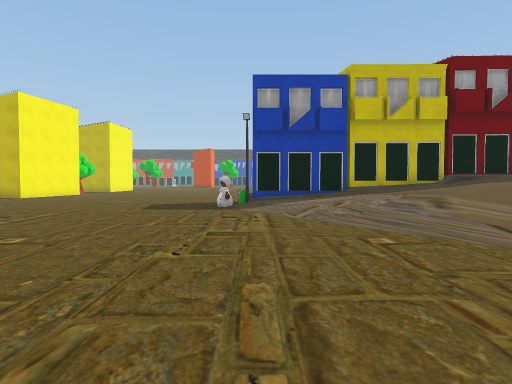
view 1 (above)

24 first-person views from a walk through a Unity game level. The camera is 1.5 m above the floor, tilts 2° down and sees 75° across. The floor is counted in squares, 2 m on a side. Each view is taken from the middle of a square. On the plan, view 1 faces up. The plan holds only what a view shows up to about 11 squares ahead; the rest is blank. The place goes on beyond the plan. Some animated figures are not drawn. Some surface patterns are stand-ins.

view 2
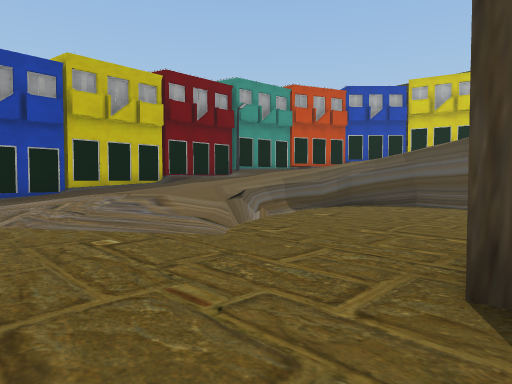

view 3
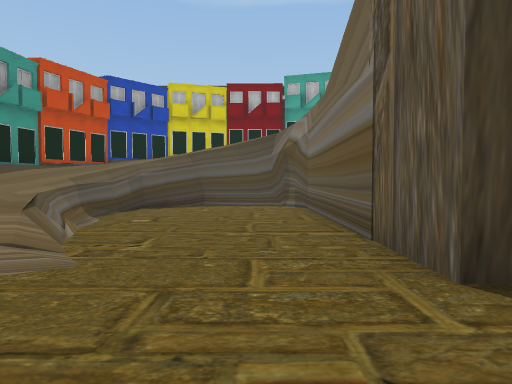

view 4
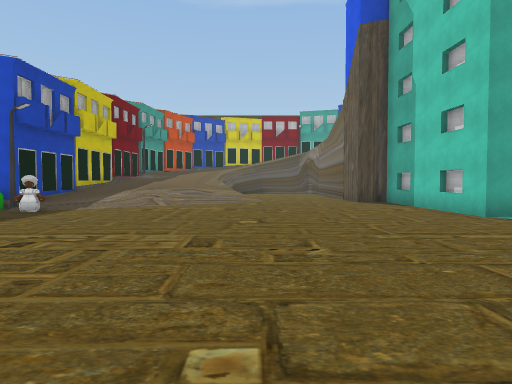

view 5
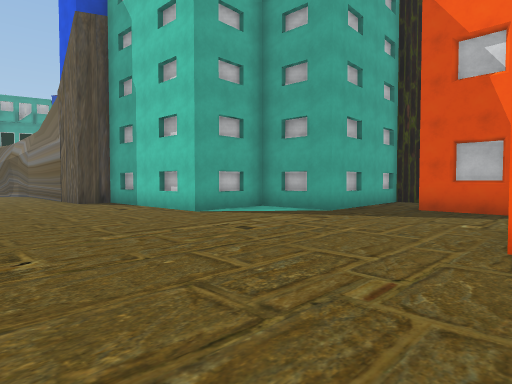

view 6
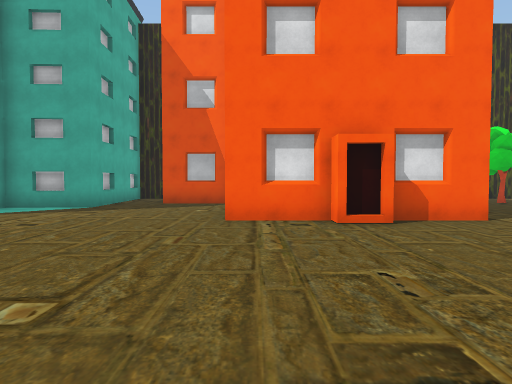

view 7
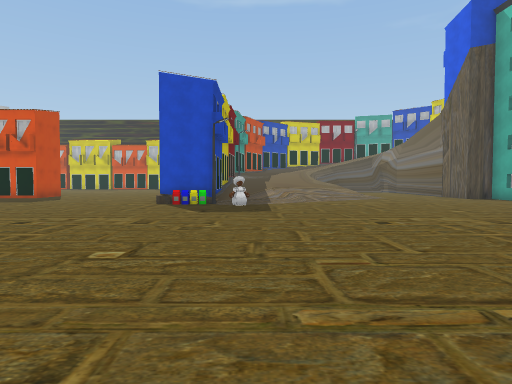

view 8
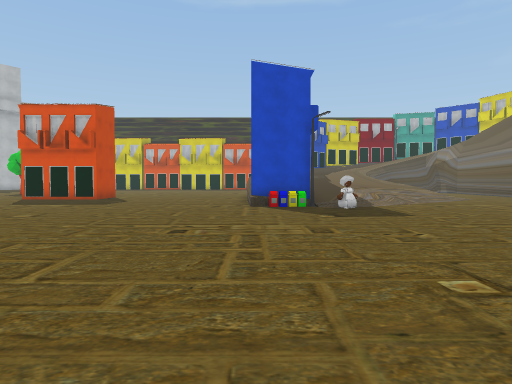

view 9
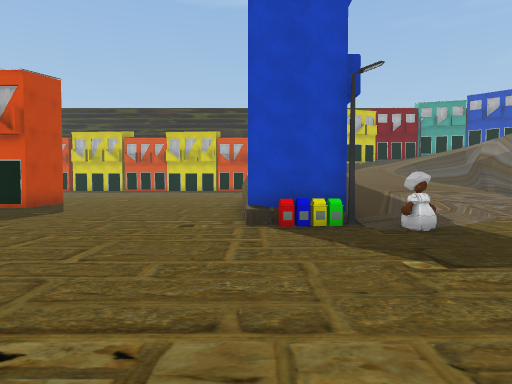

view 10
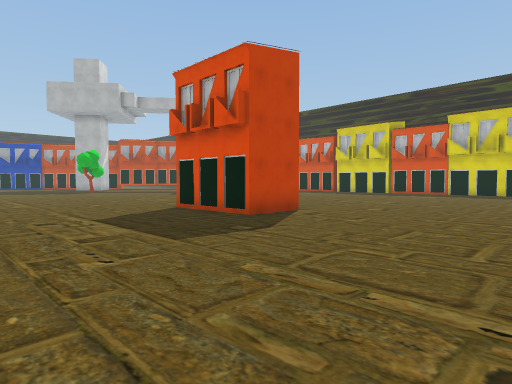

view 11
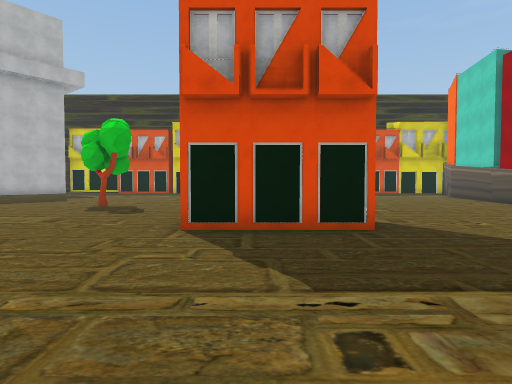

view 12
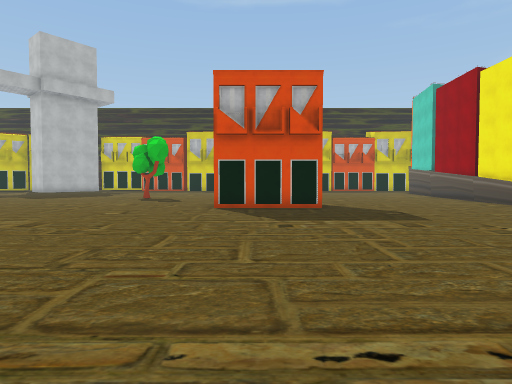

view 13
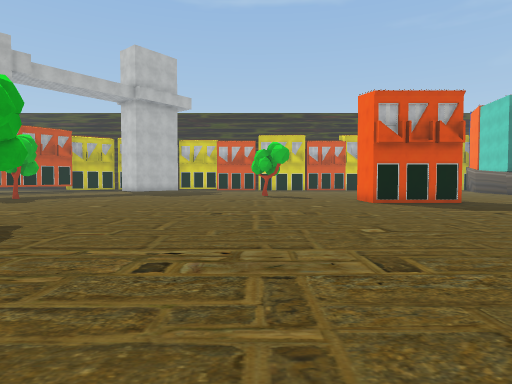

view 14
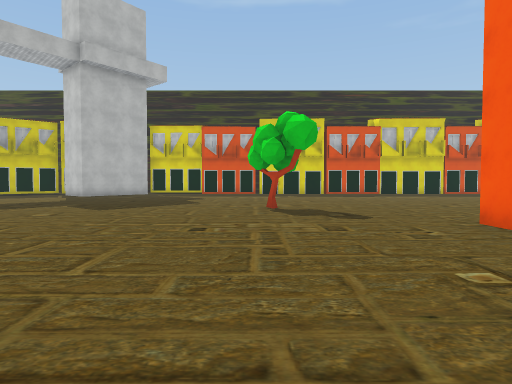

view 15
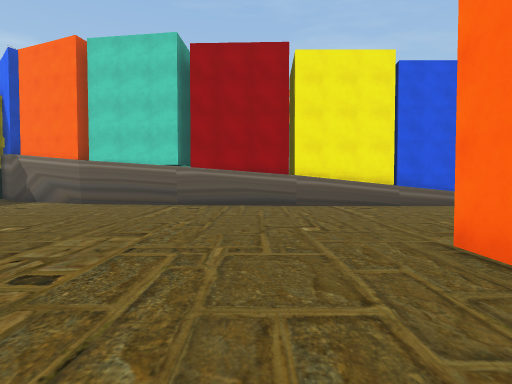

view 16
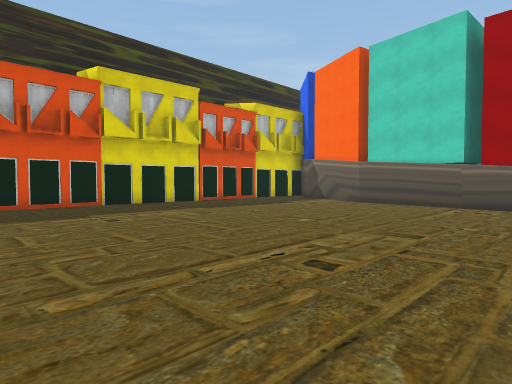

view 17
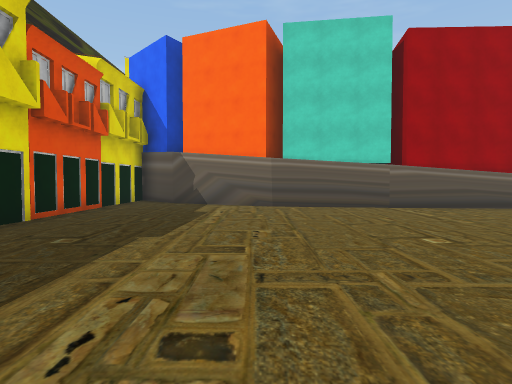

view 18
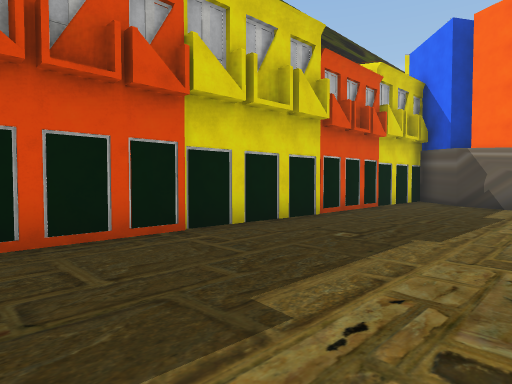

view 19
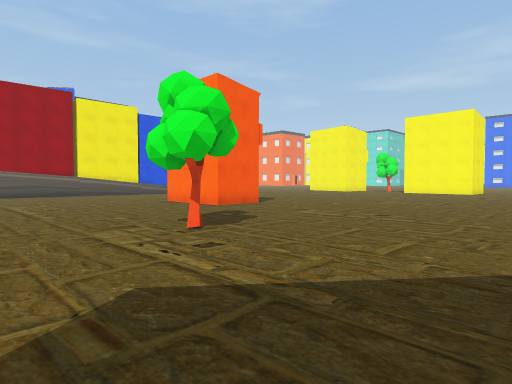

view 20
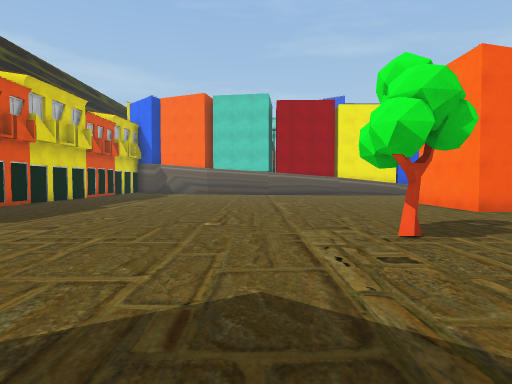

view 21
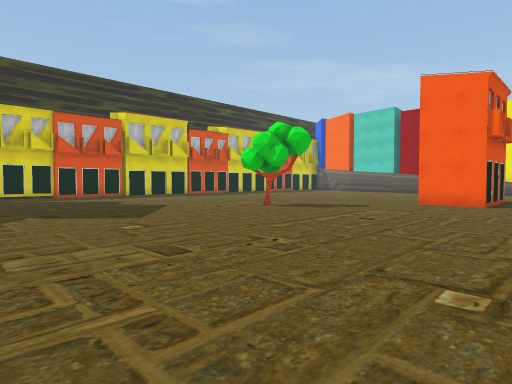

view 22
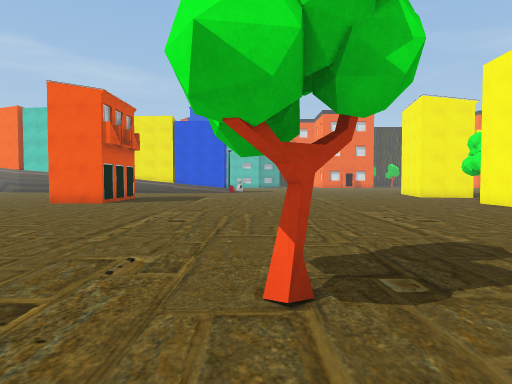

view 23
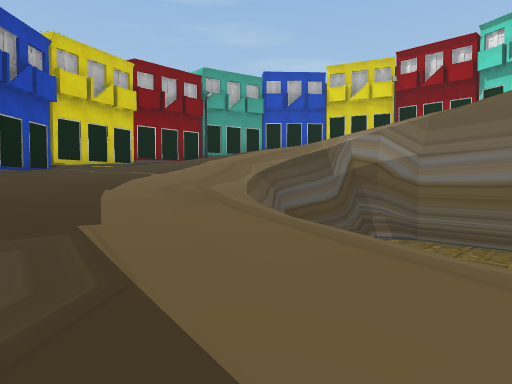

view 24
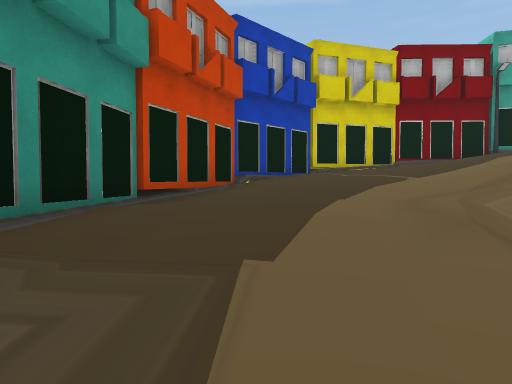

### Floor plan
Key: @ floor where view 1 was taken; # wall or solid block; . main floor; : floor 1.75 m higher than the main floor; + floor 2.5 m higher than the main floor; * floor 3.5 m higher than the main floor; / step, stairs or slope; = window, fence, low wall or low ledge; v drop or lower ground; O other object.
Columns run from 12 left of view 1 to 19 right of it. Each row starts with its distance up from view 1.
 33               ..     ..
 32           .  .....  ...
 31          ...............
 30         ..O................
 29        ....................
 28        ...................
 27       ...................
 26      .....................
 25     ................O.....
 24     .......................
 23     ........................
 22    .........................
 21    ............O#.............
 20       .........O .............
 19        ........# .............
 18         ......................#
 17         ......................
 16        .......................
 15      .........................
 14     ..........................
 13    ...........................
 12   ..........O##########.......
 11    .........#######  ######...
 10   ..........///////O: ##O####O
  9  ..........O///////////++/####
  8   ..........///////////++///##
  7    ..........///////////////##
  6    ...........//////////////*##
  5   ............///=///##///////#
  4  ..............//.....#///////O
  3 ......................#v//////#
  2 ......................#///////#
  1 ...................../#//   //OO
  0 ####........@..##////////    /O
 -1     ......######     //
 -2     ......#
 -3     ....###
 -4     ....#
 -5     ###.#
 -6        .#
 -7        .#

Positions as (right, up) in squares from view 1, and headings:
1: (0, 0), facing up
2: (0, 0), facing up-right
3: (0, 2), facing right
4: (-9, 4), facing right
5: (-9, 4), facing down-right
6: (-9, 6), facing down
7: (-11, 9), facing right
8: (-10, 12), facing right
9: (-6, 12), facing right
10: (-2, 13), facing up-right
11: (-2, 20), facing right
12: (-6, 20), facing right
13: (-8, 25), facing right
14: (-1, 25), facing right
15: (7, 22), facing down
16: (7, 22), facing down-right
17: (13, 21), facing down
18: (13, 21), facing down-right
19: (11, 29), facing down-left
20: (10, 29), facing down
21: (1, 32), facing down-right
22: (-2, 32), facing down
23: (6, 9), facing down-right
24: (7, 8), facing right
